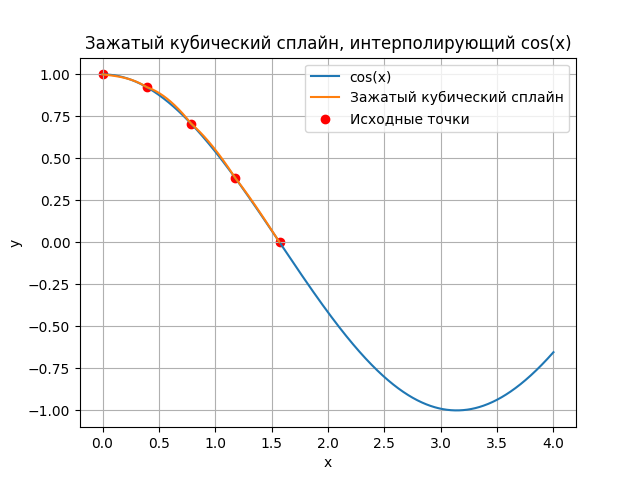

Python code for this plot:
import numpy as np
import matplotlib.pyplot as plt


def build_plot(x, y):
    n = len(x)
    h = [x[i + 1] - x[i] for i in range(n - 1)]

    alpha = [0] * (n - 1)
    beta = [0] * (n - 1)
    l = [1] * n
    mu = [0] * n
    z = [0] * n

    for i in range(1, n - 1):
        alpha[i] = h[i - 1] / (h[i - 1] + h[i])
        beta[i] = 1 - alpha[i]

    for i in range(1, n - 1):
        l[i] = 2 * (x[i + 1] - x[i - 1]) - h[i - 1] * mu[i - 1]
        mu[i] = h[i] / l[i]
        z[i] = (3 / h[i]) * (y[i + 1] - y[i]) - (3 / h[i - 1]) * (y[i] - y[i - 1])

    c = [0] * n

    for i in range(n - 2, -1, -1):
        c[i] = z[i] - mu[i] * c[i + 1]

    b = [0] * (n - 1)
    d = [0] * (n - 1)

    for i in range(n - 1):
        b[i] = ((y[i + 1] - y[i]) / h[i]) - (h[i] * (c[i + 1] + 2 * c[i]) / 3)
        d[i] = (c[i + 1] - c[i]) / (3 * h[i])

    def S(x_value):
        for i in range(n - 1):
            if x[i] <= x_value <= x[i + 1]:
                xi = x[i]
                yi = y[i] + b[i] * (x_value - xi) + c[i] * (x_value - xi) ** 2 + d[i] * (x_value - xi) ** 3
                return yi

    x_values = np.linspace(0, 4, 1000)
    y_values = [S(xi) for xi in x_values]

    plt.plot(x_values, np.cos(x_values), label="cos(x)")
    plt.plot(x_values, y_values, label="Зажатый кубический сплайн")
    plt.scatter(x, y, color="red", label="Исходные точки")
    plt.xlabel("x")
    plt.ylabel("y")
    plt.title("Зажатый кубический сплайн, интерполирующий cos(x)")
    plt.legend()
    plt.grid(True)
    plt.savefig("number_3")


if __name__ == "__main__":
    x = np.linspace(0, np.pi / 2, 5)
    y = np.cos(x)
    build_plot(x, y)
